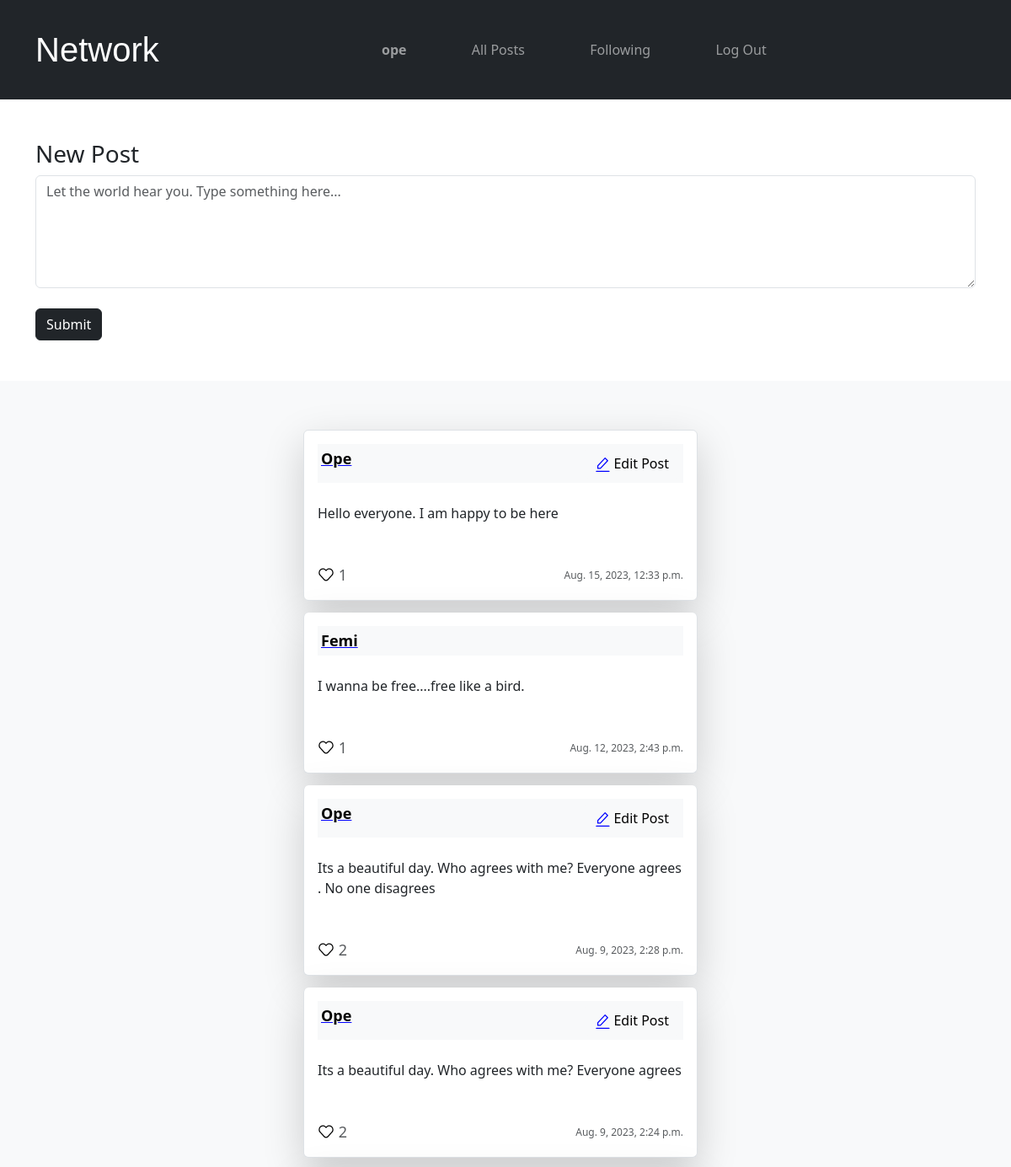
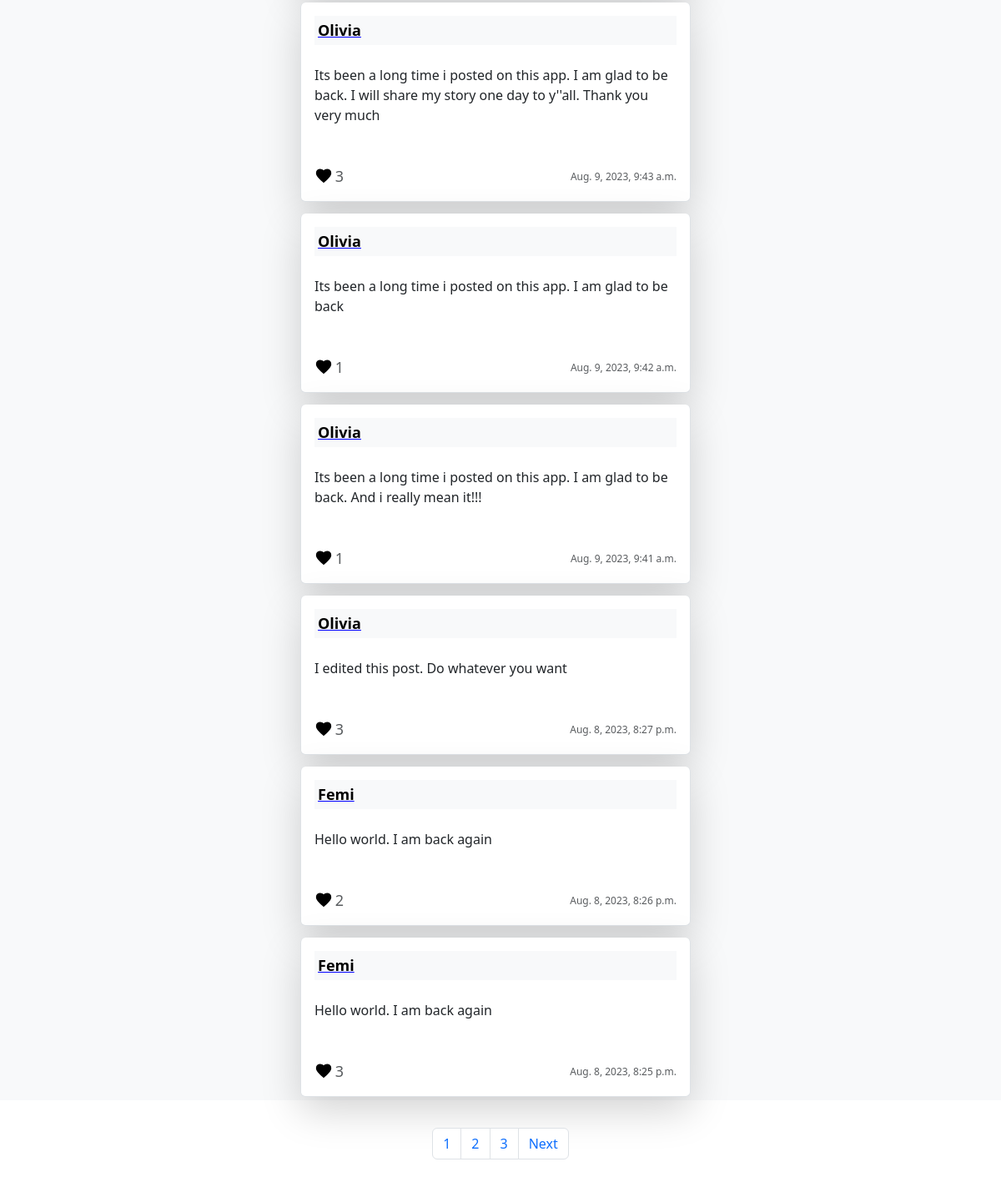
Screenshot of / (signed in) with the database file from the repository (2 pictures, top to bottom).
### network/models.py (models this page shows, shortened)
class User(AbstractUser):
    pass

class Post(models.Model):
    owner = models.ForeignKey(User, on_delete=models.CASCADE, related_name='postowner')
    timestamp = models.DateTimeField(auto_now_add=True, null=True)
    content = models.TextField()

### network/views.py (the view)
# urls.py: path("", views.index, name="index"),
def index(request):
    allPosts = Post.objects.annotate(number_of_likes=Count('likedpost')).order_by('-id')
    paginator = Paginator(allPosts, 10)
    page_number = request.GET.get('page')
    page_obj = paginator.get_page(page_number)
    allLikes = Like.objects.all()
    allPostsLiked = []
    try:
        for like in allLikes:
            if like.user.id == request.user.id:
                allPostsLiked.append(like.post.id)
    except:
        allPostsLiked = []
    if request.user.is_authenticated:
        if request.method == 'POST':
            content = request.POST["newpost"]
            Post.objects.create(owner=request.user, content=content)
            return render(request, "network/index.html", {
                "allPosts": allPosts,
                "page_obj": page_obj,
            	"allPostsLiked": allPostsLiked
            })
    return render(request, "network/index.html", {
        "allPosts": allPosts,
        "page_obj": page_obj,
        "allPostsLiked": allPostsLiked
    })

### network/templates/network/index.html (shortened to what this page needs)
{% extends "network/layout.html" %}
{% load static %}
{% block body %}
    {% if user.is_authenticated %}
    <div class="mx-auto container mt-5 mb-5">
        <h3>New Post</h3>
        <form action="{% url 'index' %}" method="POST">
            <textarea class="rounded form-control" name="newpost" id="newpost" cols="100" rows="5" autofocus placeholder="Let the world hear you. Type something here..."></textarea>
            <div>
                <button class="btn btn-dark mt-4">Submit</button>
            </div>
        </form>
    </div>
    {% endif %}
    <div class=" mx-auto mt-5 bg-light" style="max-width: 100%; height: fit-content;">
        <ul class="container  mt-5 pt-5 list-group" style="max-width: 40%;">
            {% for post in page_obj %}
                <li class="list-group-item shadow-lg p-3 mb-1 bg-white rounded">
                    <div class="container bg-light p-1 d-flex justify-content-between">
                        <a href="{% url 'userprofile' post.owner.id %}" class="username"><strong>{{post.owner.username|title}}</strong></a>
                        {% if user == post.owner %}
                        <button class="btn btn-light" data-bs-toggle="modal" data-bs-target="#editButton_{{post.id}}">
                            <span><img src="{% static 'images/editicon.svg' %}" /></span>
                            <span class="editText">Edit Post</span>
                        </button>
                        {% endif %}
                    </div>
                    <div class="contianer mt-4">
                        <p id="post_content_{{post.id}}">{{post.content}}</p>
                    </div>
                    <div class="d-flex flex-row justify-content-between mt-5">
                        {% if user.is_authenticated %}
                            <div class="d-flex flex-row align-items-center justify-content-between text-muted" style="width: 35px;">
                                {% if post.id in allPostsLiked %}
                                <span class="unlike" style="cursor: pointer;" id="like_{{post.id}}" onclick="handleImageLikeUnlike({{post.id}}, {{allPostsLiked}})"></span>
                                {% else %}
                                <span class="like" style="cursor: pointer;" id="like_{{post.id}}" onclick="handleImageLikeUnlike({{post.id}}, {{allPostsLiked}})"></span>
                                {% endif %}
                                <span id="likeSpan">
                                    <span id="numOfLikes_{{post.id}}" class="font-weight-light " style="font-size: 18px" ;>
                                        {{post.number_of_likes}}
                                    </span>
                                </span>
                            </div>
                        {% endif %}
                        <div>
                            <span class="font-weight-light text-muted" style="font-size: 12px;">{{post.timestamp}}</span>
                        </div>
                    </div>
                </li>
            {% endfor %}
        </ul>
    </div>
    <div class=" mx-auto d-flex justify-content-center pt-5 pb-5" style="display: block; width: 50%; height: 120px;">
        <nav aria-label="page pagination" class="d-flex justify-content-center align-items-center">
            <ul class="pagination mx-auto d-flex justify-content-center ">
                {% for page in page_obj.paginator.page_range %}
                <li class="page-item"><a class="page-link" href="?page={{page}}">{{page}}</a></li>
                {% endfor %}
                {% if page_obj.has_next %}
                <li class="page-item">
                    <a class="page-link" href="?page={{ page_obj.next_page_number }}">Next</a>
                </li>
                {% endif %}
            </ul>
        </nav>
    </div>
{% endblock %}

### network/templates/network/layout.html (shortened to what this page needs)
{% load static %}
<!DOCTYPE html>
<html lang="en">
    <head>
        {% load bootstrap5 %}
        {% bootstrap_css %}
        <link href="{% static 'network/styles.css' %}" rel="stylesheet">
    </head>
    <body>
        <nav class="navbar navbar-expand-lg navbar-dark bg-dark p-4">
            <div class="container">
            <a class="navbar-brand logo" href="{% url 'index' %}">Network</a>
            <div class="container-fluid" style="width: 50%;">
              <ul class="navbar-nav nav-fill">
                {% if user.is_authenticated %}
                    <li class="nav-item mr-3">
                        <a class="nav-link" href="{% url 'userprofile' user.id %}"><strong>{{ user.username }}</strong></a>
                    </li>
                {% endif %}
                <li class="nav-item">
                  <a class="nav-link" href="{% url 'index' %}">All Posts</a>
                </li>
                {% if user.is_authenticated %}
                    <li class="nav-item">
                        <a class="nav-link" href="{% url 'following' userid=user.id %}">Following</a>
                    </li>
                    <li class="nav-item">
                        <a class="nav-link" href="{% url 'logout' %}">Log Out</a>
                    </li>
                {% endif %}
              </ul>
            </div>
            </div>
          </nav>
        <div class="body">
            {% block body %}
            {% endblock %}
        </div>
    </body>
</html>

### network/static/network/styles.css (style rules this page uses)
.unlike { display: inline-block; background: url('/static/images/loved.svg') no-repeat center; background-size: contain; width: 22px; height: 22px; z-index: 10; animation: likepost 0.5s linear 0.1s ; }
.like { display: inline-block; background: url('/static/images/love.svg') no-repeat center; background-size: contain; width: 20px; height: 20px; z-index: 10; }
.logo { font-family: pacifico, sans-serif; font-size: 40px; }
.list-group-item { margin-top: 10px; }
.username { text-decoration-color: blue; color: black; font-size: 18px; }

### rows the page displays
User: username "ope"
Post: owner.username "Ope", content "Hello everyone. I am happy to be here", number_of_likes "1", timestamp "Aug. 15, 2023, 12:33 p.m."
Post: owner.username "Femi", content "I wanna be free....free like a bird.", number_of_likes "1", timestamp "Aug. 12, 2023, 2:43 p.m."
Post: owner.username "Ope", content "Its a beautiful day. Who agrees with me? Everyone agrees . No one disagrees", number_of_likes "2", timestamp "Aug. 9, 2023, 2:28 p.m."
Post: owner.username "Ope", content "Its a beautiful day. Who agrees with me? Everyone agrees", number_of_likes "2", timestamp "Aug. 9, 2023, 2:24 p.m."
Post: owner.username "Olivia", content "Its been a long time i posted on this app. I am glad to be back. I will share my story one day to y''all. Thank you very much", number_of_likes "3", timestamp "Aug. 9, 2023, 9:43 a.m."
Post: owner.username "Olivia", content "Its been a long time i posted on this app. I am glad to be back", number_of_likes "1", timestamp "Aug. 9, 2023, 9:42 a.m."
Post: owner.username "Olivia", content "Its been a long time i posted on this app. I am glad to be back. And i really mean it!!!", number_of_likes "1", timestamp "Aug. 9, 2023, 9:41 a.m."
Post: owner.username "Olivia", content "I edited this post. Do whatever you want", number_of_likes "3", timestamp "Aug. 8, 2023, 8:27 p.m."
Post: owner.username "Femi", content "Hello world. I am back again", number_of_likes "2", timestamp "Aug. 8, 2023, 8:26 p.m."
Post: owner.username "Femi", content "Hello world. I am back again", number_of_likes "3", timestamp "Aug. 8, 2023, 8:25 p.m."

### other values shown
{{ page }} "1" "2" "3"
